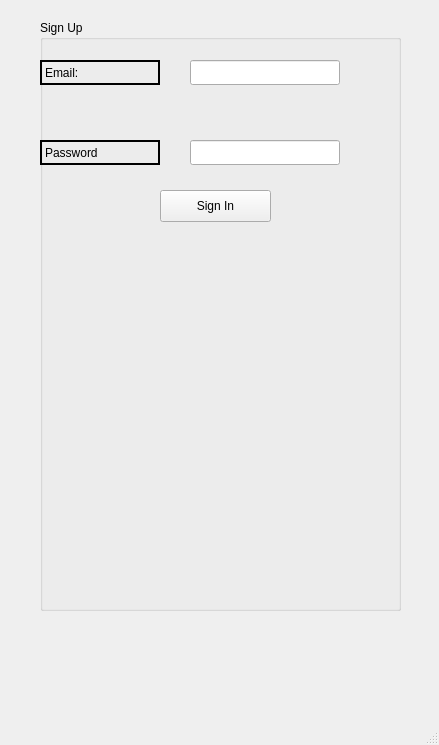
<?xml version="1.0" encoding="UTF-8"?>
<ui version="4.0">
 <class>SigninWindow</class>
 <widget class="QMainWindow" name="SigninWindow">
  <property name="geometry">
   <rect>
    <x>0</x>
    <y>0</y>
    <width>439</width>
    <height>745</height>
   </rect>
  </property>
  <property name="windowTitle">
   <string>MainWindow</string>
  </property>
  <widget class="QWidget" name="centralwidget">
   <widget class="QGroupBox" name="groupBox_Signup">
    <property name="geometry">
     <rect>
      <x>40</x>
      <y>20</y>
      <width>361</width>
      <height>591</height>
     </rect>
    </property>
    <property name="title">
     <string>Sign Up</string>
    </property>
    <widget class="QLabel" name="label_email">
     <property name="geometry">
      <rect>
       <x>0</x>
       <y>40</y>
       <width>120</width>
       <height>25</height>
      </rect>
     </property>
     <property name="frameShape">
      <enum>QFrame::Box</enum>
     </property>
     <property name="lineWidth">
      <number>2</number>
     </property>
     <property name="text">
      <string>Email:</string>
     </property>
    </widget>
    <widget class="QLineEdit" name="edittext_email">
     <property name="geometry">
      <rect>
       <x>150</x>
       <y>40</y>
       <width>150</width>
       <height>25</height>
      </rect>
     </property>
    </widget>
    <widget class="QLabel" name="label_password">
     <property name="geometry">
      <rect>
       <x>0</x>
       <y>120</y>
       <width>120</width>
       <height>25</height>
      </rect>
     </property>
     <property name="frameShape">
      <enum>QFrame::Box</enum>
     </property>
     <property name="lineWidth">
      <number>2</number>
     </property>
     <property name="text">
      <string>Password</string>
     </property>
    </widget>
    <widget class="QLineEdit" name="edittext_password">
     <property name="geometry">
      <rect>
       <x>150</x>
       <y>120</y>
       <width>150</width>
       <height>25</height>
      </rect>
     </property>
    </widget>
    <widget class="QPushButton" name="pushButton_2">
     <property name="geometry">
      <rect>
       <x>120</x>
       <y>170</y>
       <width>111</width>
       <height>32</height>
      </rect>
     </property>
     <property name="text">
      <string>Sign In</string>
     </property>
    </widget>
   </widget>
  </widget>
  <widget class="QMenuBar" name="menubar">
   <property name="geometry">
    <rect>
     <x>0</x>
     <y>0</y>
     <width>439</width>
     <height>22</height>
    </rect>
   </property>
  </widget>
  <widget class="QStatusBar" name="statusbar"/>
 </widget>
 <resources/>
 <connections/>
</ui>
